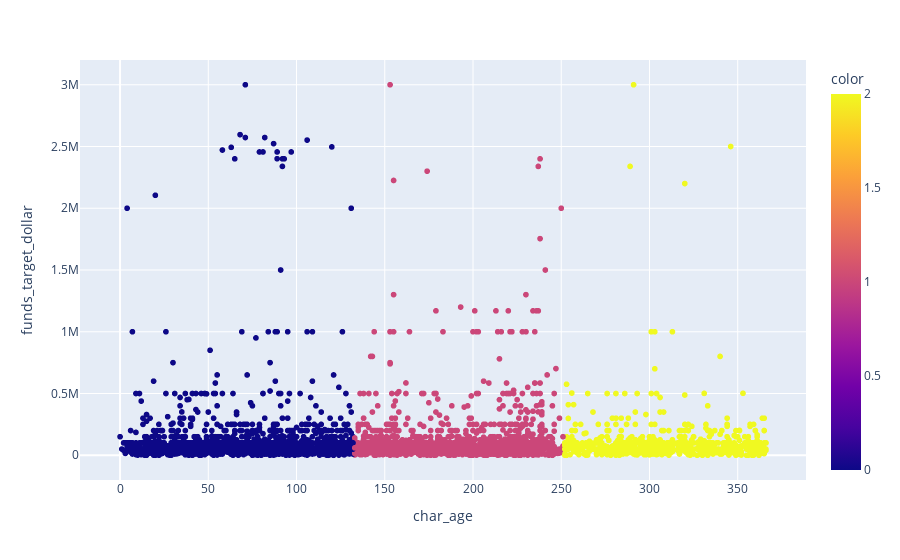

The notebook cell this image was saved under:
### Code cell
fig = px.scatter(
    general, x = 'char_age', y='funds_target_dollar', hover_data=['title'], color=kmeans.labels_)
fig.show()

### Figure 1 — Plotly figure (JSON) as saved in the notebook; plotly's stock layout.template omitted (floating-point values rounded to 4 significant figures; data arrays with more than 128 entries replaced by an {"elided": "..."} marker saying what was removed)
{"data": [{"customdata": {"elided": "3847x1 str values"}, "hovertemplate": "char_age=%{x}<br>funds_target_dollar=%{y}<br>title=%{customdata[0]}<br>color=%{marker.color}<extra></extra>", "legendgroup": "", "marker": {"color": {"elided": "3847 int values"}, "coloraxis": "coloraxis", "symbol": "circle"}, "mode": "markers", "name": "", "showlegend": false, "type": "scattergl", "x": {"elided": "3847 int values"}, "xaxis": "x", "y": {"elided": "3847 float values"}, "yaxis": "y"}], "layout": {"coloraxis": {"colorbar": {"title": {"text": "color"}}, "colorscale": [[0, "#0d0887"], [0.1111, "#46039f"], [0.2222, "#7201a8"], [0.3333, "#9c179e"], [0.4444, "#bd3786"], [0.5556, "#d8576b"], [0.6667, "#ed7953"], [0.7778, "#fb9f3a"], [0.8889, "#fdca26"], [1, "#f0f921"]]}, "legend": {"tracegroupgap": 0}, "margin": {"t": 60}, "xaxis": {"anchor": "y", "domain": [0, 1], "title": {"text": "char_age"}}, "yaxis": {"anchor": "x", "domain": [0, 1], "title": {"text": "funds_target_dollar"}}}}
